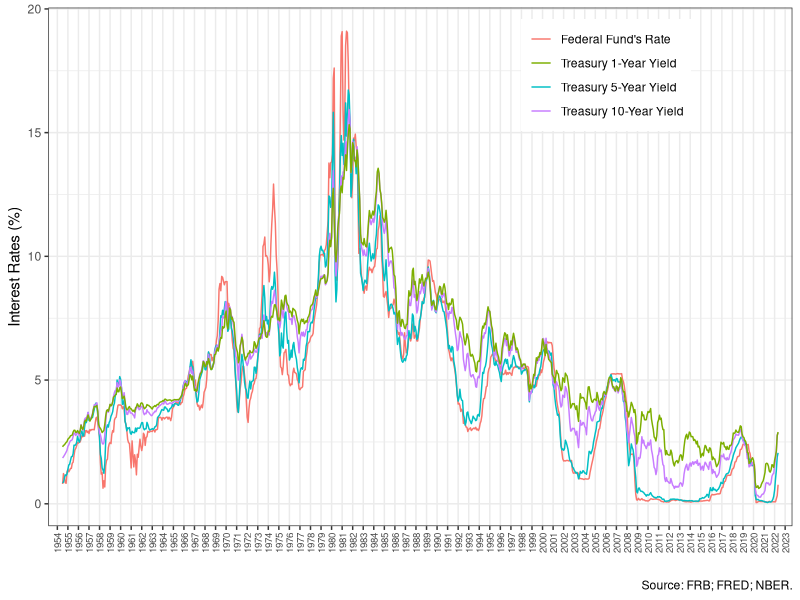
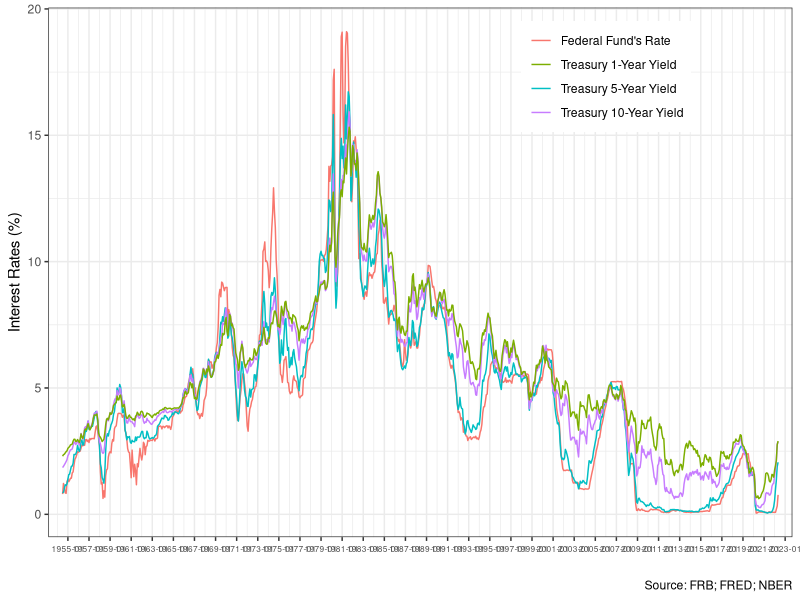
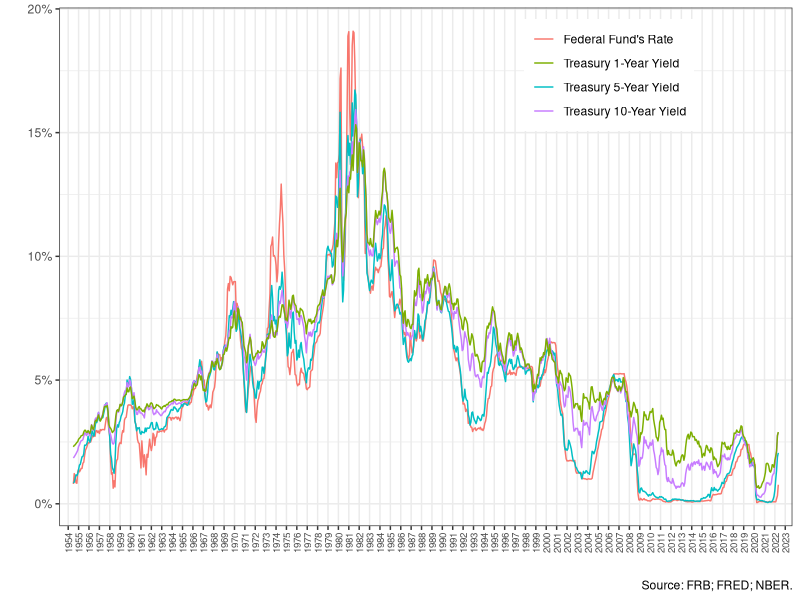
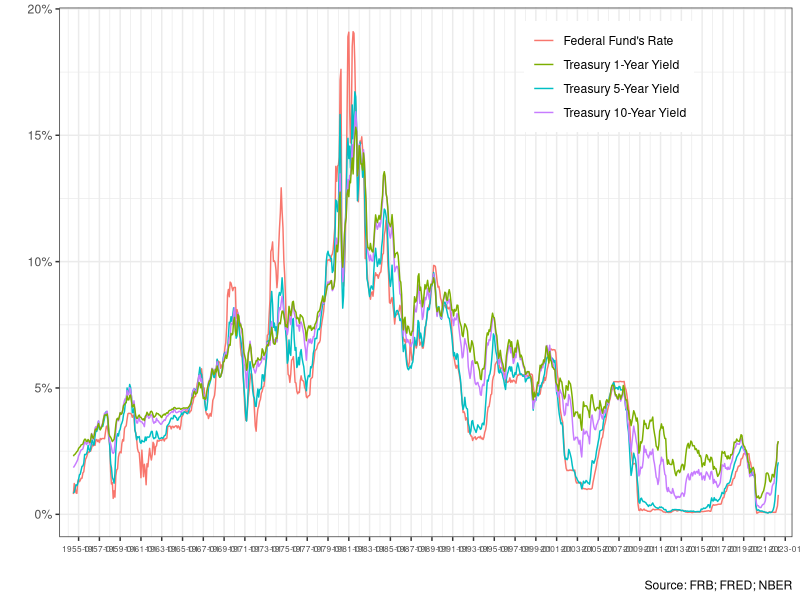

Source code (R) for these figures, in order: (Note: this script raises an error after producing the figures.)

library("readxl")
mir=read_excel("1954.xlsx")

# graph the rolling unconditional recession probability time series
date=seq(as.Date('1954-07-01'), to=as.Date('2022-05-01'), format="%Y%m" , by="month")
md=data.frame(date, mir[,-1])

library(ggplot2); library(scales)

# Year on X-axis
ggplot(md, aes(x=date)) + geom_line(aes(y=ffr, col="ffr")) + geom_line(aes(y=t1y, col="t1y")) + 
         geom_line(aes(y=t5y, col="t5y")) + geom_line(aes(y=t10y, col="t10y")) + 
         theme_bw()  + labs(x="", y="Interest Rates (%)", caption="Source: FRB; FRED; NBER.") + scale_y_continuous(labels = ) + 
  theme(legend.title = element_blank(), legend.position = c(0.75,0.87)) +
  scale_color_discrete(labels=c("Federal Fund's Rate", "Treasury 1-Year Yield", 
                                "Treasury 5-Year Yield", "Treasury 10-Year Yield")) +
  scale_x_date(date_labels="%Y",date_breaks = "1 years", date_minor_breaks="1 years", expand=c(0.02,0.02)) + 
  theme(axis.text.x=element_text(angle=90, vjust=0.5, size = 7))  

# Year and Month on X-axis
ggplot(md, aes(x=date)) + geom_line(aes(y=ffr, col="ffr")) + 
  geom_line(aes(y=t1y, col="t1y")) + 
  geom_line(aes(y=t5y, col="t5y")) + 
  geom_line(aes(y=t10y, col="t10y")) +
  theme_bw()  + labs(x="", y="Interest Rates (%)", caption="Source: FRB; FRED; NBER") + scale_y_continuous(labels = ) + 
  theme(legend.title = element_blank(), legend.position = c(0.75,0.87)) +
  scale_color_discrete(labels=c("Federal Fund's Rate", "Treasury 1-Year Yield", 
                                "Treasury 5-Year Yield", "Treasury 10-Year Yield")) +
  scale_x_date(date_labels="%Y-%m",date_breaks = "2 years", date_minor_breaks="1 years", expand=c(0.02,0.02)) + 
  theme(axis.text.x=element_text(angle=0, vjust=0.5, size = 6))  

############################################################
# Change the Y-axis to percentage scale
# If scale for 'y' is already present, adding another scale for 'y', which will replace the existing scale.

date=seq(as.Date('1954-07-01'), to=as.Date('2022-05-01'), format="%Y%m" , by="month")
mir1=mir[,-1]/100
md1=data.frame(date, mir1)

# Year on X-axis
ggplot(md1, aes(x=date)) + geom_line(aes(y=ffr, col="ffr")) + geom_line(aes(y=t1y, col="t1y")) + 
  geom_line(aes(y=t5y, col="t5y")) + geom_line(aes(y=t10y, col="t10y")) + 
  theme_bw()  + labs(x="", y="", caption="Source: FRB; FRED; NBER.") + scale_y_continuous(labels = ) + 
  theme(legend.title = element_blank(), legend.position = c(0.75,0.87)) +
  scale_color_discrete(labels=c("Federal Fund's Rate", "Treasury 1-Year Yield", 
                                "Treasury 5-Year Yield", "Treasury 10-Year Yield")) +
  scale_x_date(date_labels="%Y",date_breaks = "1 years", date_minor_breaks="1 years", expand=c(0.02,0.02)) + 
  theme(axis.text.x=element_text(angle=90, vjust=0.5, size = 7)) + scale_y_continuous(labels = percent)

# Year and Month on X-axis
ggplot(md1, aes(x=date)) + geom_line(aes(y=ffr, col="ffr")) + geom_line(aes(y=t1y, col="t1y")) + 
  geom_line(aes(y=t5y, col="t5y")) +   geom_line(aes(y=t10y, col="t10y")) +
  theme_bw()  + labs(x="", y="", caption="Source: FRB; FRED; NBER") +
  theme(legend.title = element_blank(), legend.position = c(0.75,0.87)) + scale_y_continuous(labels = percent)+
  scale_color_discrete(labels=c("Federal Fund's Rate", "Treasury 1-Year Yield", 
                                "Treasury 5-Year Yield", "Treasury 10-Year Yield")) +
  scale_x_date(date_labels="%Y-%m",date_breaks = "2 years", date_minor_breaks="1 years", expand=c(0.02,0.02))+ 
  theme(axis.text.x=element_text(angle=0, vjust=0.5, size = 6)) + scale_y_continuous(labels = percent)
  
############################################################

# NBER recessions - shaded areas
xl=as.Date(c( "1957-09-01", "1960-05-01", "1970-01-01", "1973-12-01", "1980-02-01", "1981-08-01",  
              "1990-08-01", "2001-04-01", "2008-01-01", "2020-03-01"))
xr=as.Date(c( "1958-04-01", "1961-02-01", "1970-11-01", "1975-03-01", "1980-07-01", "1982-11-01",  
              "1991-03-01", "2001-11-01", "2009-06-01", "2020-04-01"))
g + annotate("rect", xmin=xl, xmax=xr, ymin =rep(0,11), ymax =rep(1,11), alpha = .45) 



############################################################

# Full NBER Recession Dates

xl=as.Date(c( "1854-12-01","1857-07-01","1860-11-01","1865-05-01","1869-07-01",
              "1873-11-01","1882-04-01","1887-04-01","1890-08-01","1893-02-01",
              "1896-01-01","1899-07-01","1902-10-01","1907-07-01","1910-02-01",
              "1913-02-01","1918-09-01","1920-02-01","1923-06-01","1926-11-01",
              "1929-09-01","1937-06-01","1945-03-01","1949-01-01","1953-08-01",
              "1957-09-01","1960-05-01","1970-01-01","1973-12-01","1980-02-01", 
              "1981-08-01","1990-08-01","2001-04-01","2008-01-01","2020-03-01"))

xr=as.Date(c( "1854-12-01","1858-12-01","1861-06-01","1867-12-01","1870-12-01",
              "1879-03-01","1885-05-01","1888-04-01","1891-05-01","1894-06-01",
              "1897-06-01","1900-12-01","1904-08-01","1908-06-01","1912-01-01",
              "1914-12-01","1919-03-01","1921-07-01","1924-07-01","1927-11-01",
              "1933-03-01","1938-06-01","1945-10-01","1949-10-01","1954-05-01",
              "1958-04-01","1961-02-01","1970-11-01","1975-03-01","1980-07-01", 
              "1982-11-01","1991-03-01","2001-11-01","2009-06-01","2020-12-01"))

g + annotate("rect", xmin=xl, xmax=xr, ymin =rep(0,35), ymax =rep(1,35), alpha = .45) 

